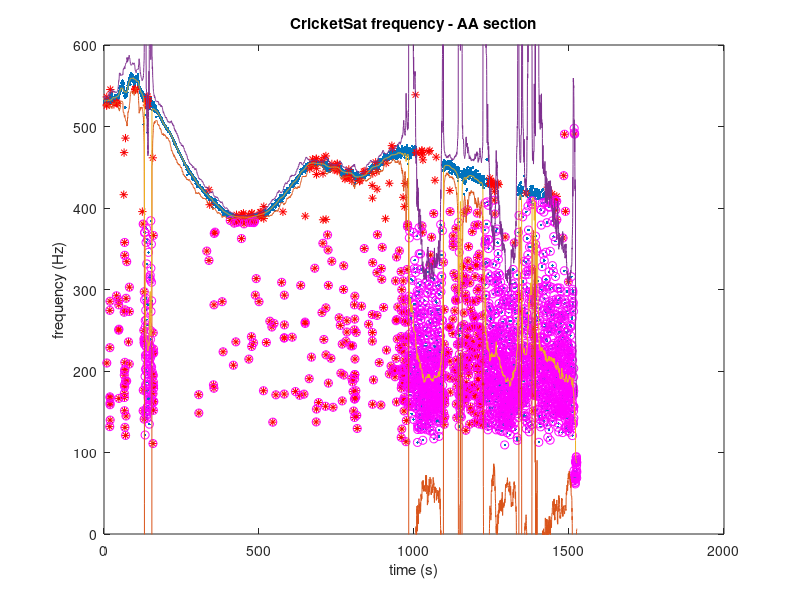
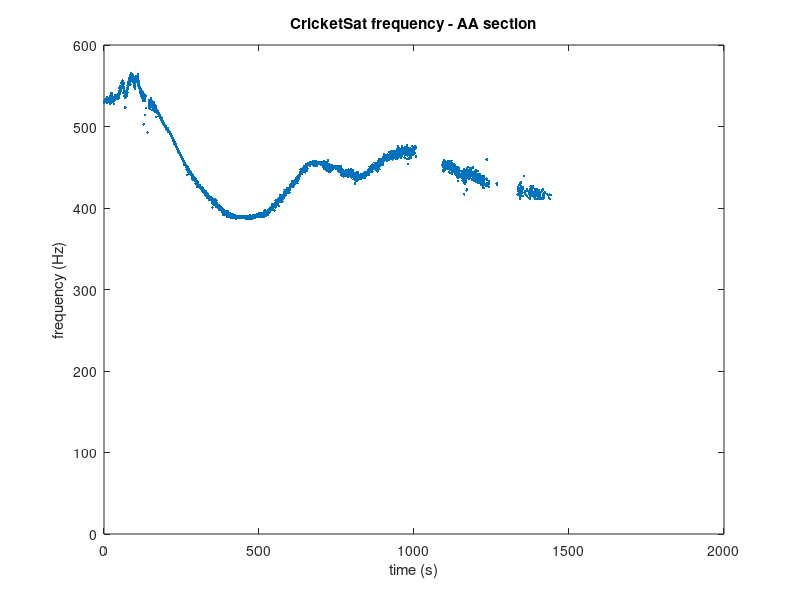
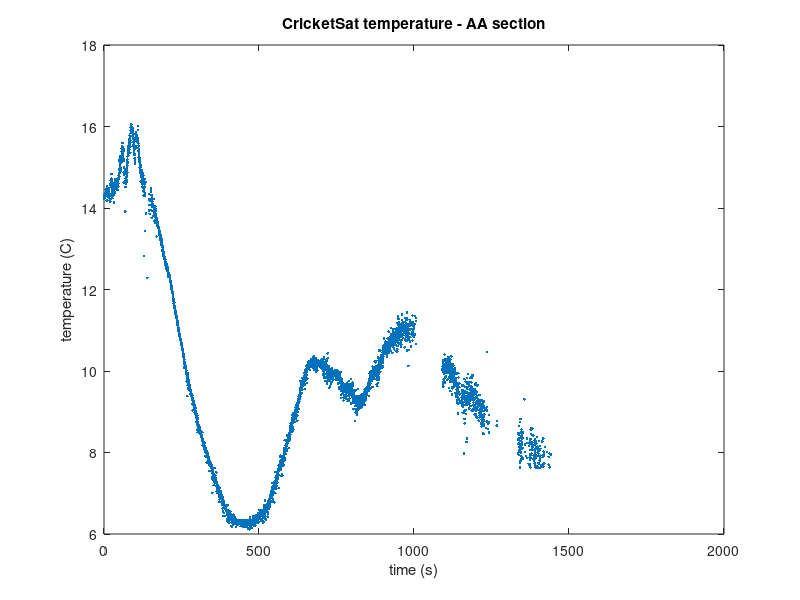

The MATLAB script that drew these images, in order:
% cricketsat_plot.m
% Todd Anderson
% May 4, 2022
%
% Plot CricketSat frequency measurements, estimate temperature from
% calibration curves.

%% Import CricketSat data:

crickdata = importdata('2022_CKB.txt',' ');

time = crickdata(:,1);
freq = crickdata(:,2);

%% 1. Plot frequency vs. time
figure(1)
hold off
plot(time, freq, '.');
xlabel('time (s)');
ylabel('frequency (Hz)');
title('CricketSat frequency - AA section');

%% 2. Plot frequency vs. time with outliers removed

% outlier removal by inspection
%freq(freq < 390) = NaN;
%freq(time > 1300) = NaN;
freq_bad = freq < 385;
time_bad = time > 1470;
tf_bad = time > 1000 & freq < 410;
bad_ind = freq_bad | time_bad | tf_bad;

% outlier removal by algorithm
[out_ind, L, U, C] = isoutlier(freq, 'movmedian', 100);

time_clean = time(~bad_ind & ~out_ind);
freq_clean = freq(~bad_ind & ~out_ind);

figure(1);
hold on;
plot(time(out_ind), freq(out_ind), 'r*');
plot(time(bad_ind), freq(bad_ind), 'mo');
plot(time, ones(size(time)).*L);
plot(time, ones(size(time)).*C);
plot(time, ones(size(time)).*U);
ylim([0 600]);

%legend('raw data', 'outliers')

figure(2)
hold off
plot(time_clean, freq_clean, '.');
xlabel('time (s)');
ylabel('frequency (Hz)');
title('CricketSat frequency - AA section');
ylim([0 600]);

%% 3. Estimate temperature using the CricketSat calibration curve

%temp_clean = 3776./(log(1./freq_clean - 1/2498) + 19.70) - 273.2;
temp_clean = 3801./(log(1./freq_clean - 1/2539) + 19.73) - 273.2;


figure(3)
hold off;
plot(time_clean, temp_clean, '.');
xlabel('time (s)');
ylabel('temperature (C)');
title('CricketSat temperature - AA section');
